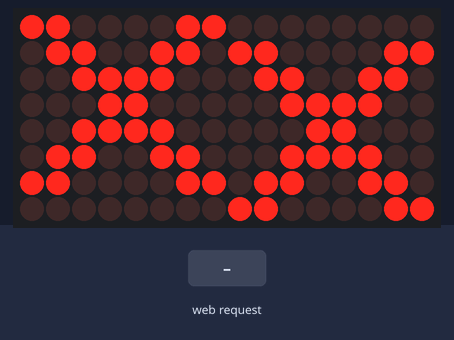
The sketch below on a simulated ESP8266 (NodeMCU). Shown: 16×8 LED matrix. Wiring (inferred from the names in the program): 2 × MAX7219 LED driver (orientation assumed): data D4; clock D3; CS D2. Inputs (shaded band) come from the test bench. WiFi joins after 1.5 s; servers stay silent unless stated; random numbers use the default seed unless the sketch sets one; what the sketch prints to the serial monitor is not drawn.

Above: at 3.2 s.
3.3 s: HTTP request GET /exp received
At 5.4 s:
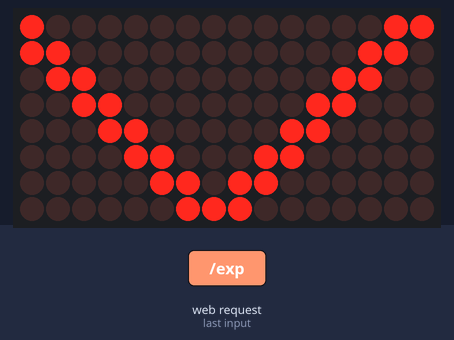
5.7 s: HTTP request GET /exp?exp=1 received
At 7.5 s:
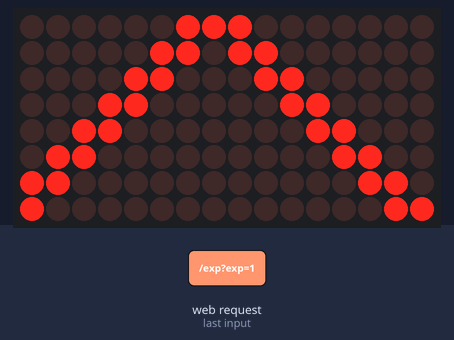
8.1 s: HTTP request GET /exp?exp=120 received
At 10.2 s:
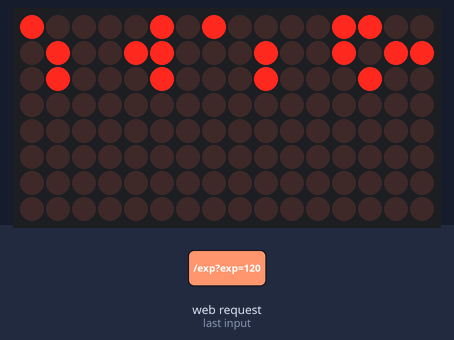
10.5 s: HTTP request GET /exp?message=1 received
At 12.3 s:
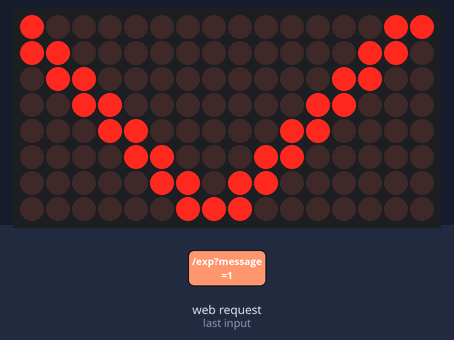
Timing chart, 0 to 13.7 s (numbered marks = the images above; inputs shaded):
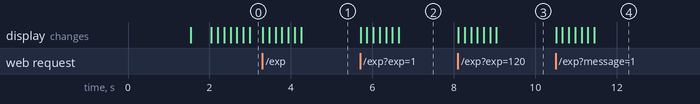

Measured:
- after the input at 3.3 s, the display: changes at once (image 1)

The sketch:

WrenchMask.ino
```cpp
#include <ESP8266WiFi.h>
#include <WiFiClient.h>
#include <ESP8266WebServer.h>
#include <ESP8266mDNS.h>
#include "index_html.h"

MDNSResponder mdns;
const char *ssid = "mobi";
const char *password = "mobi";

ESP8266WebServer server(80);

#define XNUM 2			 //define how many modules in x axis
#define YNUM 1			 //define how many modules in y axis

//define an empty arrary
unsigned char XY_Arrary[YNUM][XNUM][8] = {0};
unsigned char font[38][8] = {
  {0x3C, 0x42, 0x42, 0x42, 0x42, 0x42, 0x42, 0x3C}, //0
  {0x10, 0x18, 0x14, 0x10, 0x10, 0x10, 0x10, 0x10}, //1
  {0x7E, 0x2, 0x2, 0x7E, 0x40, 0x40, 0x40, 0x7E}, //2
  {0x3E, 0x2, 0x2, 0x3E, 0x2, 0x2, 0x3E, 0x0}, //3
  {0x8, 0x18, 0x28, 0x48, 0xFE, 0x8, 0x8, 0x8}, //4
  {0x3C, 0x20, 0x20, 0x3C, 0x4, 0x4, 0x3C, 0x0}, //5
  {0x3C, 0x20, 0x20, 0x3C, 0x24, 0x24, 0x3C, 0x0}, //6
  {0x3E, 0x22, 0x4, 0x8, 0x8, 0x8, 0x8, 0x8}, //7
  {0x0, 0x3E, 0x22, 0x22, 0x3E, 0x22, 0x22, 0x3E}, //8
  {0x3E, 0x22, 0x22, 0x3E, 0x2, 0x2, 0x2, 0x3E}, //9
  {0x8, 0x14, 0x22, 0x3E, 0x22, 0x22, 0x22, 0x22}, //A
  {0x3C, 0x22, 0x22, 0x3E, 0x22, 0x22, 0x3C, 0x0}, //B
  {0x3C, 0x40, 0x40, 0x40, 0x40, 0x40, 0x3C, 0x0}, //C
  {0x7C, 0x42, 0x42, 0x42, 0x42, 0x42, 0x7C, 0x0}, //D
  {0x7C, 0x40, 0x40, 0x7C, 0x40, 0x40, 0x40, 0x7C}, //E
  {0x7C, 0x40, 0x40, 0x7C, 0x40, 0x40, 0x40, 0x40}, //F
  {0x3C, 0x40, 0x40, 0x40, 0x40, 0x44, 0x44, 0x3C}, //G
  {0x44, 0x44, 0x44, 0x7C, 0x44, 0x44, 0x44, 0x44}, //H
  {0x7C, 0x10, 0x10, 0x10, 0x10, 0x10, 0x10, 0x7C}, //I
  {0x3C, 0x8, 0x8, 0x8, 0x8, 0x8, 0x48, 0x30}, //J
  {0x0, 0x24, 0x28, 0x30, 0x20, 0x30, 0x28, 0x24}, //K
  {0x40, 0x40, 0x40, 0x40, 0x40, 0x40, 0x40, 0x7C}, //L
  {0x81, 0xC3, 0xA5, 0x99, 0x81, 0x81, 0x81, 0x81}, //M
  {0x0, 0x42, 0x62, 0x52, 0x4A, 0x46, 0x42, 0x0}, //N
  {0x3C, 0x42, 0x42, 0x42, 0x42, 0x42, 0x42, 0x3C}, //O
  {0x3C, 0x22, 0x22, 0x22, 0x3C, 0x20, 0x20, 0x20}, //P
  {0x1C, 0x22, 0x22, 0x22, 0x22, 0x26, 0x22, 0x1D}, //Q
  {0x3C, 0x22, 0x22, 0x22, 0x3C, 0x24, 0x22, 0x21}, //R
  {0x0, 0x1E, 0x20, 0x20, 0x3E, 0x2, 0x2, 0x3C}, //S
  {0x0, 0x3E, 0x8, 0x8, 0x8, 0x8, 0x8, 0x8}, //T
  {0x42, 0x42, 0x42, 0x42, 0x42, 0x42, 0x22, 0x1C}, //U
  {0x42, 0x42, 0x42, 0x42, 0x42, 0x42, 0x24, 0x18}, //V
  {0x0, 0x49, 0x49, 0x49, 0x49, 0x2A, 0x1C, 0x0}, //W
  {0x0, 0x41, 0x22, 0x14, 0x8, 0x14, 0x22, 0x41}, //X
  {0x41, 0x22, 0x14, 0x8, 0x8, 0x8, 0x8, 0x8}, //Y
  {0x0, 0x7F, 0x2, 0x4, 0x8, 0x10, 0x20, 0x7F}, //Z
  {0x8, 0x7F, 0x49, 0x49, 0x7F, 0x8, 0x8, 0x8}, //中
  {0xFE, 0xBA, 0x92, 0xBA, 0x92, 0x9A, 0xBA, 0xFE}, //国
};
#define  max_exp 13
byte expxx[max_exp][16] = {
  {B00000011, B00000110, B00001100, B00011000, B00110000, B01100000, B11000000, B10000000, B10000000, B11000000, B01100000, B00110000, B00011000, B00001100, B00000110, B00000011}, // \/
  {B10000000, B11000000, B01100000, B00110000, B00011000, B00001100, B00000110, B00000011, B00000011, B00000110, B00001100, B00011000, B00110000, B01100000, B11000000, B10000000}, // \/
  {B00000000, B01100110, B01100110, B01100110, B01100110, B01100110, B01100110, B01100110, B01100110, B01100110, B01100110, B01100110, B01100110, B01100110, B01100110, B00000000}, //= =
  {B00011000, B00001100, B00000110, B00000011, B00000011, B00000110, B00001100, B00011000, B00011000, B00001100, B00000110, B00000011, B00000011, B00000110, B00001100, B00011000}, //^ ^
  {B00000000, B00000000, B00000000, B10000001, B11000011, B01100110, B00111100, B00011000, B00011000, B00111100, B01100110, B11000011, B10000001, B00000000, B00000000, B00000000}, //><
  {B00000000, B00101000, B00101000, B11111110, B00101000, B11111110, B00101000, B00101000, B00101000, B00101000, B11111110, B00101000, B11111110, B00101000, B00101000, B00000000}, //# #
  {B00000000, B11000011, B01100110, B00111100, B00011000, B00111100, B01100110, B11000011, B11000011, B01100110, B00111100, B00011000, B00111100, B01100110, B11000011, B00000000}, //XX
  {0x1c, 0x3e, 0x7e, 0xfc, 0xfc, 0x7e, 0x3e, 0x1c, 0x1c, 0x3e, 0x7e, 0xfc, 0xfc, 0x7e, 0x3e, 0x1c}, //love
  {B00000000, B00001100, B00011110, B10110011, B10100001, B00000011, B00000110, B00001100, B00001100, B00011110, B10110011, B10100001, B00000011, B00000110, B00001100, B00000000},//??
  {B11111111, B11111111, B11111111, B11111111, B11111111, B11111111, B11111111, B11111111, B11111111, B11111111, B11111111, B11111111, B11111111, B11111111, B11111111, B11111111},//口口
  {0x3C, 0x42, 0x42, 0x42, 0x42, 0x42, 0x42, 0x3C, 0x3C, 0x42, 0x42, 0x42, 0x42, 0x42, 0x42, 0x3C},
  {0x10, 0x18, 0x14, 0x10, 0x10, 0x10, 0x10, 0x10, 0x10, 0x18, 0x14, 0x10, 0x10, 0x10, 0x10, 0x10},
  {0x7E, 0x2, 0x2, 0x7E, 0x40, 0x40, 0x40, 0x7E, 0x7E, 0x2, 0x2, 0x7E, 0x40, 0x40, 0x40, 0x7E}
};


byte exp_9[] = {
  0x1c, 0x3e, 0x7e, 0xfc, 0xfc, 0x7e, 0x3e, 0x1c,
  0x1c, 0x3e, 0x7e, 0xfc, 0xfc, 0x7e, 0x3e, 0x1c
};


byte IMAGES_1[] = { 0x07, 0x01, 0x01, 0x02, 0x04, 0x08, 0x10, 0x10, };
byte IMAGES_2[] = { 0x1c, 0x3e, 0x7e, 0xfc, 0xfc, 0x7e, 0x3e, 0x1c, 0x1c, 0x3e, 0x7e, 0xfc, 0xfc, 0x7e, 0x3e, 0x1c};
byte love[] = {
  0x1c, 0x3e, 0x7e, 0xfc, 0xfc, 0x7e, 0x3e, 0x1c,
  0x1c, 0x3e, 0x7e, 0xfc, 0xfc, 0x7e, 0x3e, 0x1c
};
unsigned char data[] = {0x07, 0x04, 0x04, 0x04, 0x04, 0x04, 0x00, 0x04, 0x00};
unsigned char Table_of_Digits[] = {	0x07, 0x08, 0x04, 0x02, 0x01, 0x02, 0x04, 0x08, 0x00,		//0
                                    0x07, 0x04, 0x04, 0x04, 0x04, 0x04, 0x00, 0x04, 0x00,		//1
                                    0x00, 0x27, 0x45, 0x45, 0x45, 0x39, 0x00, 0x00,  	//2
                                    0x00, 0x22, 0x49, 0x49, 0x49, 0x36, 0x00, 0x00,  	//3
                                    0x00, 0x0c, 0x14, 0x24, 0x7f, 0x04, 0x00, 0x00,  	//4
                                    0x00, 0x72, 0x51, 0x51, 0x51, 0x4e, 0x00, 0x00,  	//5
                                    0x00, 0x3e, 0x49, 0x49, 0x49, 0x26, 0x00, 0x00,  	//6
                                    0x00, 0x40, 0x40, 0x40, 0x4f, 0x70, 0x00, 0x00,  	//7
                                    0x00, 0x36, 0x49, 0x49, 0x49, 0x36, 0x00, 0x00,  	//8
                                    0x00, 0x32, 0x49, 0x49, 0x49, 0x3e, 0x00, 0x00   	//9
                                  };
//brightness para,form 0x00 to 0x0F
unsigned char  brightness = 0x00;
//define some variables
unsigned char i, j = 0, k = 0, l, m, t;

int	pin_CS = D2;
int	pin_SCK = D3;
int	pin_DIN = D4;

/*
  int  pin_CS = 11;
  int pin_SCK = 13;
  int pin_DIN = 12;*/

unsigned char ROWNUM;
unsigned char COLNUM;
unsigned char TOTALNUM;
#define DECODE_MODE_REGISTER   0x09
#define INTENSITY_REGISTER      0x0A
#define SCAN_LIMIT_REGISTER     0x0B
#define SHUT_DOWN_REGISTER     0x0C
#define DISPLAY_TEST_REGISTER     0x0F
#define SHUT_DOWN_INIT      0x01
#define DECODE_MODE_INIT      0x00
#define SCAN_LIMIT_INIT        0x07
#define DISPLAY_TEST_INIT      0x00

//MAX7219MATRIX ledMatrix8x8(pin_CS, pin_SCK, pin_DIN, XNUM, YNUM);

void Write7219(unsigned char num, unsigned char address, unsigned char dat) {
  unsigned char i, j;
  digitalWrite(pin_CS , LOW);

  for (i = 0; i < (TOTALNUM - num); i++)
    for (j = 0; j < 16; j++)
    {
      //CLK=0;
      //DI=0;
      //CLK=1;
      digitalWrite(pin_SCK , LOW);
      digitalWrite(pin_DIN , LOW);
      digitalWrite(pin_SCK , HIGH);
    }

  for (i = 0; i < 8; i++)
  {
    //CLK=0;
    digitalWrite(pin_SCK , LOW);
    if ((address & 0x80))
    {
      digitalWrite(pin_DIN , HIGH);
    }
    else
    {
      digitalWrite(pin_DIN , LOW);
    }

    address <<= 1;
    digitalWrite(pin_SCK , HIGH);
  }

  for (i = 0; i < 8; i++)
  {
    //CLK=0;
    digitalWrite(pin_SCK , LOW);
    if ((dat & 0x80))
      digitalWrite(pin_DIN , HIGH);
    else
      digitalWrite(pin_DIN , LOW);
    dat <<= 1;
    digitalWrite(pin_SCK , HIGH);
  }
  for (i = 0; i < (num - 1); i++)
    for (j = 0; j < 16; j++)
    {
      digitalWrite(pin_SCK , LOW);
      digitalWrite(pin_DIN , LOW);
      digitalWrite(pin_SCK , HIGH);
    }

  digitalWrite(pin_CS , HIGH);
}
void MAX7219_init() {
  pinMode(pin_CS, OUTPUT);
  pinMode(pin_SCK, OUTPUT);
  pinMode(pin_DIN, OUTPUT);
}
void MAX7219_Setbrightness(unsigned char brightness)
{
  unsigned char i;

  //INTENSITY_INIT = brightness;
  for (i = 1; i <= TOTALNUM; i++)
  {
    Write7219(i, SHUT_DOWN_REGISTER, SHUT_DOWN_INIT);
    Write7219(i, DISPLAY_TEST_REGISTER, DISPLAY_TEST_INIT);
    Write7219(i, DECODE_MODE_REGISTER, DECODE_MODE_INIT);
    Write7219(i, SCAN_LIMIT_REGISTER, SCAN_LIMIT_INIT);
    Write7219(i, INTENSITY_REGISTER, brightness);
  }
}

void MAX7219_test()
{
  unsigned char i;
  for (i = 1; i <= TOTALNUM; i++)
  {
    Write7219(i, DISPLAY_TEST_REGISTER, 0x01);
  }
}
void ArrDisplay(unsigned char partNum, unsigned char rNum, unsigned char *arrPtr, unsigned char arrLen)
{
  unsigned char j;
  unsigned char *p;
  unsigned char address = 0;
  unsigned char temp;
  unsigned char num;

  p = arrPtr;

  if (arrLen <= 0)
  {
    return;
  }

  for (j = 0; j < arrLen; j++)
  {
    address = (j % 8) + rNum;
    temp = (*(p++));
    num = (j >> 3) + partNum;

    Write7219(num, address, temp);
  }
}

void CLEAR_DISPLAY()
{
  unsigned char i, j;
  for (i = 1; i <= TOTALNUM; i++)
  {
    for (j = 1; j <= 8; j++)
    {
      Write7219(i, j, 0x00);
    }
  }
}

void DisplayNColum(unsigned char *arrPtr, unsigned char col, unsigned char n)
{
  unsigned char i, j;
  unsigned char pNum, colNum;

  for (j = 0; j < n; j++)
  {
    if (col <= COLNUM)
    {
      for (i = 0; i < (ROWNUM / 8); i++)
      {
        pNum = ((col - 1) / 8 + 1) + (i * (COLNUM / 8));
        colNum = ((col - 1) % 8) + 1;
        ArrDisplay(pNum, colNum, arrPtr, 1);
        arrPtr++;
      }
    }
    col++;
  }
}
void expression(byte * ex) {
  DisplayNColum((ex), 1, 16);
  delay(150);
  CLEAR_DISPLAY();
  delay(150);
  DisplayNColum((ex), 1, 16);
  delay(150);
  CLEAR_DISPLAY();
  delay(150);
  DisplayNColum((ex), 1, 16);
  delay(150);
  CLEAR_DISPLAY();
  delay(150);

}

/************************setup*******************************************************/
int len = 6;
int display_type = 1;
void setup()
{
  //init matrix
  Serial.begin(9600);
  WiFi.begin(ssid, password);
  while (WiFi.status() != WL_CONNECTED) {
    delay(500);
    Serial.print(".");
  }
  Serial.println("");
  Serial.print("Connected to ");
  Serial.println(ssid);
  Serial.print("IP address: ");
  Serial.println(WiFi.localIP());
  if (mdns.begin("esp8266", WiFi.localIP())) {
    Serial.println("MDNS responder started");
  }
  server.on("/", []() {
    server.send(200, "text/html", index_html);
  });

  server.on("/exp", []() {
    //Serial.print("log :");
    Serial.println(server.arg("message"));
    Serial.print("expression:");

    int num = server.arg("exp").toInt();
    int ligth = server.arg("ligthness").toInt();

    display_type = server.arg("EXPRadio").toInt();
    if (display_type < 1 || display_type > 3)
      display_type = 1;
    if (num != 255)
      len = num;
    if (ligth != 255)
      MAX7219_Setbrightness(ligth);
    Serial.println(num);
    Serial.print("ligthness :");
    Serial.println(ligth);

    server.send(200, "text/html", index_html);
  });


  server.begin();
  Serial.println("HTTP server started");

  pinMode(pin_CS, OUTPUT);
  pinMode(pin_SCK, OUTPUT);
  pinMode(pin_DIN, OUTPUT);
  ROWNUM = 1 * 8;    //计算并保存行数
  COLNUM = 2 * 8;    //计算并保存列数
  TOTALNUM = 2 * 1;
  MAX7219_Setbrightness(0);
  CLEAR_DISPLAY();
  /*//all led on
    ledMatrix8x8.DISPLAY_TEST();
    delay(1000);
    //all led off

    //exit test mode
    ledMatrix8x8.DISPLAY_NORMAL();
    delay(500);

    //display XY_Arrary to the whole screen
    ledMatrix8x8.DisplayFullScreen(&XY_Arrary[0][0][0]);
    delay(500);
  */
  delay(500);


}
/************************loop*******************************************************/


unsigned long timeing;
unsigned long lasttime;
int lastlen;


void loop()
{
  server.handleClient();


  if (millis() - timeing > 3000 || lastlen != len) {
    switch (display_type) {
      case 1:
        expression(expxx[len]);
        //len = random(8);
        DisplayNColum((expxx[len]), 1, 16);
        timeing = millis();
        lastlen = len;
        break;
      case 2:
        expression(expxx[len]);
        len = random(max_exp);
        DisplayNColum((expxx[len]), 1, 16);
        timeing = millis();
        lastlen = len;
        break;
      case 3:
        // expression(expxx[len]);
        DisplayNColum((expxx[len]), 1, 16);
        timeing = millis();
        lastlen = len;
        break;
    }
  }

  //ledMatrix8x8.DisplayNColum((data),1,8);
  //ledMatrix8x8.DisplayFullScreen(IMAGES);
  // delay(350);

}
```

Source omitted: index_html.h (7134 bytes)
